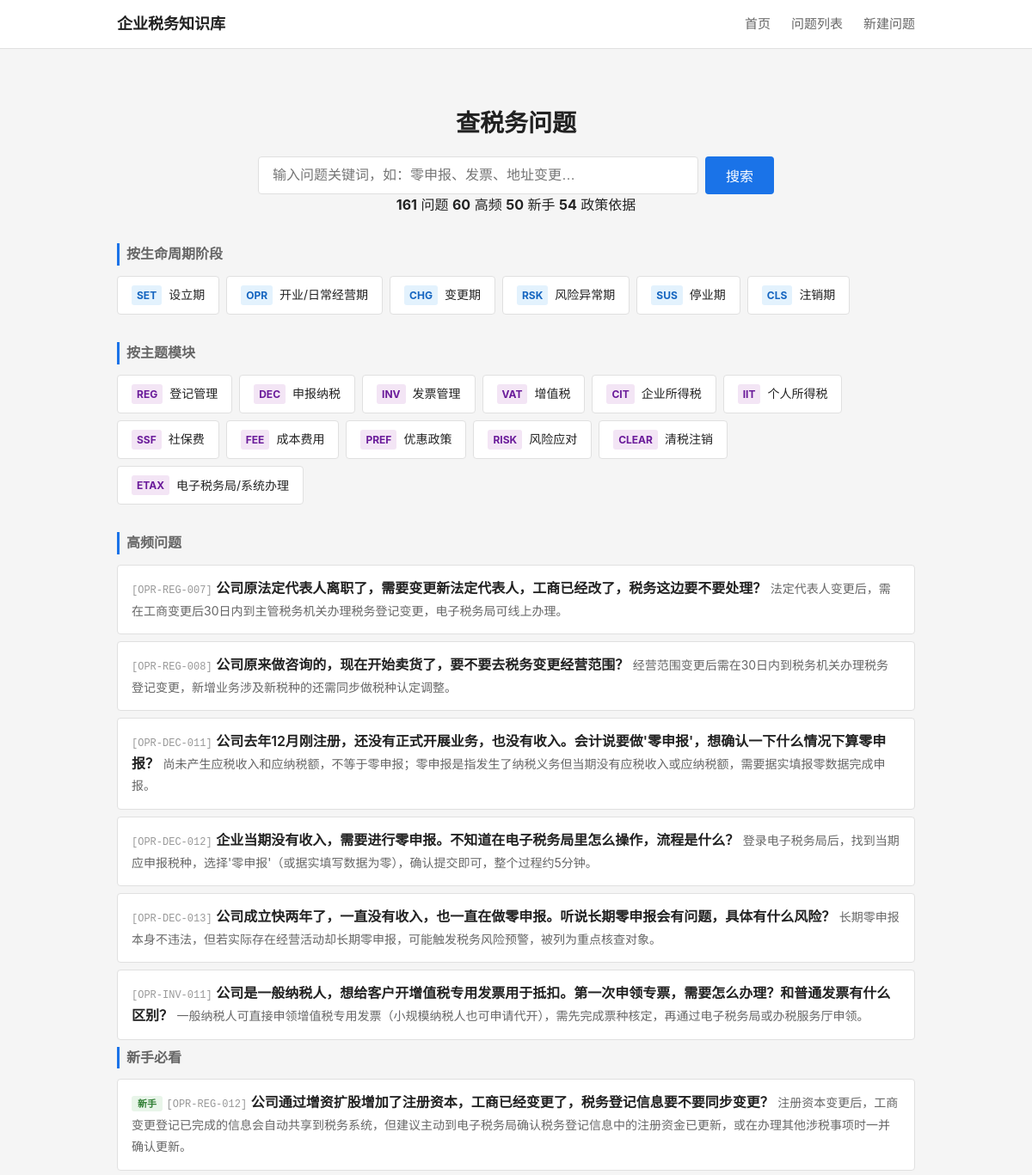
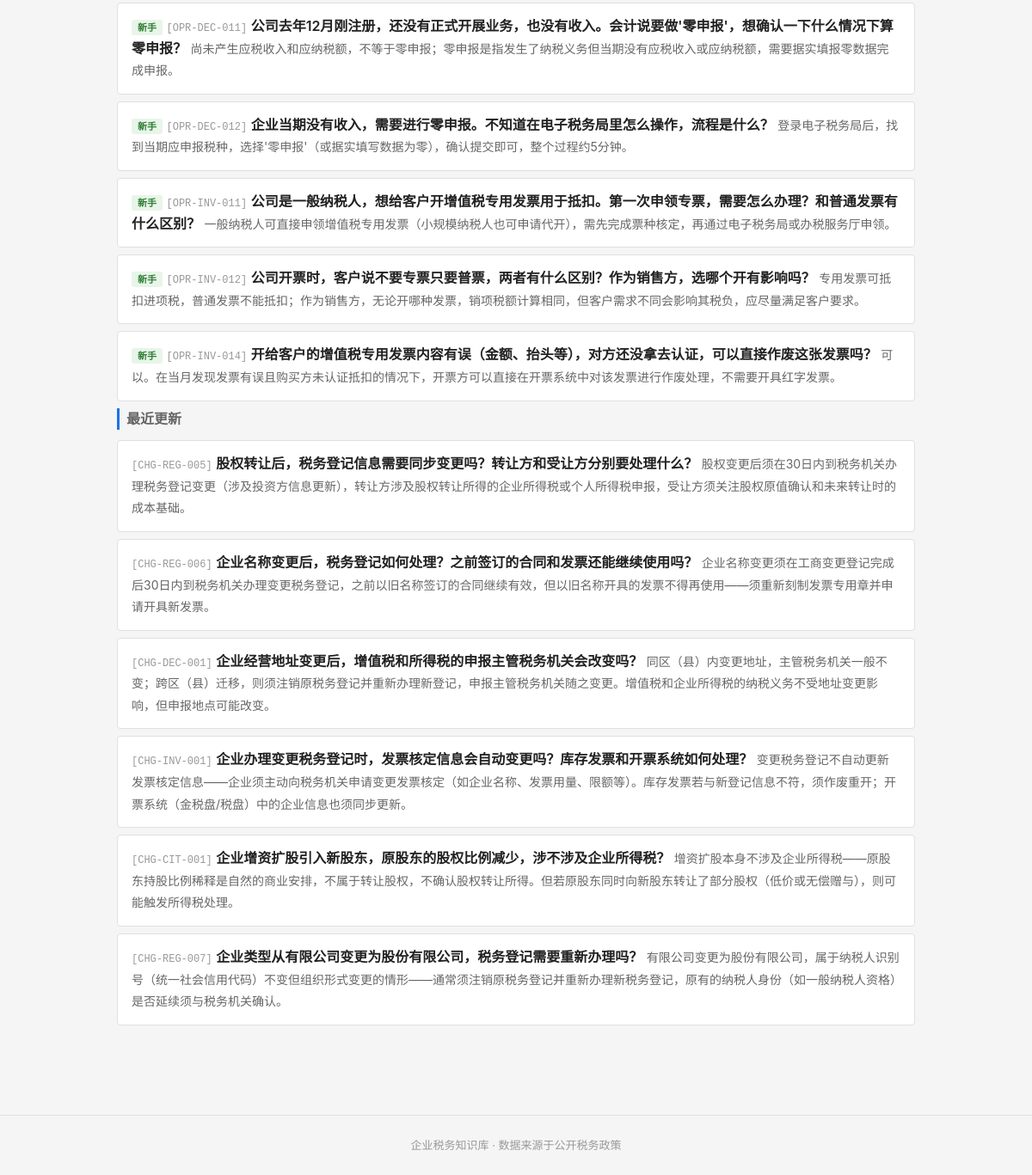
The page / on the database its author committed (2 pictures, top to bottom).
### tables this page shows
CREATE TABLE tag_dict (
    id              INTEGER PRIMARY KEY AUTOINCREMENT,
    tag_code        TEXT NOT NULL UNIQUE,
    tag_name        TEXT NOT NULL,
    tag_category    TEXT,
    parent_id       INTEGER,
    display_order   INTEGER NOT NULL DEFAULT 1,
    status          TEXT NOT NULL DEFAULT 'active',

    FOREIGN KEY (parent_id) REFERENCES tag_dict(id) ON DELETE SET NULL
);

CREATE TABLE question_master (
    id              INTEGER PRIMARY KEY AUTOINCREMENT,
    question_code   TEXT NOT NULL UNIQUE,
    question_title  TEXT NOT NULL,
    question_plain  TEXT NOT NULL,

    -- 分类
    stage_code      TEXT NOT NULL,
    module_code     TEXT NOT NULL,
    question_type   TEXT NOT NULL,

    -- 答案
    one_line_answer TEXT NOT NULL,
    detailed_answer TEXT,
    core_definition TEXT,

    -- 条件与边界
    applicable_conditions TEXT,
    exceptions_boundary   TEXT,

    -- 实务
    practical_steps TEXT,
    risk_warning    TEXT,

    -- 适用范围
    scope_level     TEXT NOT NULL DEFAULT 'scope_national',
    local_region    TEXT,

    -- 确定性
    answer_certainty TEXT NOT NULL DEFAULT 'certain_clear',

    -- 元数据
    keywords        TEXT,
    high_frequency_flag INTEGER NOT NULL DEFAULT 0,
    newbie_flag     INTEGER NOT NULL DEFAULT 0,

    -- 版本管理
    status          TEXT NOT NULL DEFAULT 'draft',
    version_no      INTEGER NOT NULL DEFAULT 1,

    -- 审计字段
    created_at      TEXT NOT NULL DEFAULT (datetime('now')),
    updated_at      TEXT NOT NULL DEFAULT (datetime('now'))
);

### backend/app.py (the view)
    @app.route('/')
    def index():
        from services.question_service import QuestionService
        svc = QuestionService()
        stages = svc.get_stages()
        modules = svc.get_modules()
        high_freq = svc.get_high_frequency(limit=6)
        newbie = svc.get_newbie(limit=6)
        recent = svc.get_recent_updates(limit=6)
        stats = svc.get_stats()
        return render_template('index.html',
                               stages=stages, modules=modules,
                               high_freq=high_freq, newbie=newbie, recent=recent,
                               stats=stats)

### backend/services/question_service.py (called while the page is built)
    def _query(self, sql, params=None):
        conn = sqlite3.connect(self.db_path)
        conn.execute("PRAGMA foreign_keys = ON")
        conn.row_factory = sqlite3.Row
        cur = conn.cursor()
        if params:
            cur.execute(sql, params)
        else:
            cur.execute(sql)
        rows = cur.fetchall()
        conn.close()
        return [dict(r) for r in rows]

    def get_stages(self):
        return self._query("""
            SELECT tag_code, tag_name
            FROM tag_dict
            WHERE tag_category = 'stage'
            ORDER BY display_order
        """)

    def get_modules(self):
        return self._query("""
            SELECT tag_code, tag_name
            FROM tag_dict
            WHERE tag_category = 'module'
            ORDER BY display_order
        """)

    def get_high_frequency(self, limit=10):
        return self._query("""
            SELECT question_code, question_plain, question_title, one_line_answer, stage_code
            FROM question_master
            WHERE status = 'active' AND high_frequency_flag = 1
            ORDER BY updated_at DESC
            LIMIT ?
        """, (limit,))

    def get_newbie(self, limit=10):
        return self._query("""
            SELECT question_code, question_plain, question_title, one_line_answer, stage_code
            FROM question_master
            WHERE status = 'active' AND newbie_flag = 1
            ORDER BY updated_at DESC
            LIMIT ?
        """, (limit,))

    def get_recent_updates(self, limit=10):
        return self._query("""
            SELECT DISTINCT
                q.question_code, q.question_plain, q.question_title, q.one_line_answer,
                q.stage_code, q.updated_at,
                qul.change_summary
            FROM question_master q
            JOIN (
                SELECT question_id, MAX(update_date) as max_date
                FROM question_update_log
                GROUP BY question_id
            ) latest ON q.id = latest.question_id
            JOIN question_update_log qul ON q.id = qul.question_id
                AND qul.update_date = latest.max_date
            WHERE q.status = 'active'
            ORDER BY qul.update_date DESC
            LIMIT ?
        """, (limit,))

### frontend/templates/index.html (shortened to what this page needs)
{% extends "base.html" %}
{% block main %}
<section class="search-section">
    <h1>查税务问题</h1>
    <form action="/questions" method="get" class="search-form">
        <input type="text" name="keyword" placeholder="输入问题关键词，如：零申报、发票、地址变更…" class="search-input">
        <button type="submit" class="search-btn">搜索</button>
    </form>
    {% if stats %}
    <div class="stats-bar">
        <span><strong>{{ stats.total_questions }}</strong> 问题</span>
        <span><strong>{{ stats.total_hf }}</strong> 高频</span>
        <span><strong>{{ stats.total_newbie }}</strong> 新手</span>
        <span><strong>{{ stats.total_policies }}</strong> 政策依据</span>
    </div>
    {% endif %}
</section>
<section class="nav-section">
    <h2 class="section-title">按生命周期阶段</h2>
    <div class="card-grid stage-grid">
        {% for s in stages %}
        <a href="/questions?stage={{ s.tag_code }}" class="card card-stage">
            <span class="card-code">{{ s.tag_code }}</span>
            <span class="card-name">{{ s.tag_name }}</span>
        </a>
        {% endfor %}
    </div>
</section>
<section class="nav-section">
    <h2 class="section-title">按主题模块</h2>
    <div class="card-grid module-grid">
        {% for m in modules %}
        <a href="/questions?module={{ m.tag_code }}" class="card card-module">
            <span class="card-code">{{ m.tag_code }}</span>
            <span class="card-name">{{ m.tag_name }}</span>
        </a>
        {% endfor %}
    </div>
</section>
{% if high_freq %}
<section class="list-section">
    <h2 class="section-title">高频问题</h2>
    <ul class="question-list">
        {% for q in high_freq %}
        <li class="question-item">
            <a href="/question/{{ q.question_code }}" class="question-link">
                <span class="q-code">[{{ q.question_code }}]</span>
                <span class="q-title">{{ q.question_plain }}</span>
                <span class="q-answer">{{ q.one_line_answer }}</span>
            </a>
        </li>
        {% endfor %}
    </ul>
</section>
{% endif %}
{% if newbie %}
<section class="list-section">
    <h2 class="section-title">新手必看</h2>
    <ul class="question-list">
        {% for q in newbie %}
        <li class="question-item">
            <a href="/question/{{ q.question_code }}" class="question-link">
                <span class="q-badge newbie">新手</span>
                <span class="q-code">[{{ q.question_code }}]</span>
                <span class="q-title">{{ q.question_plain }}</span>
                <span class="q-answer">{{ q.one_line_answer }}</span>
            </a>
        </li>
        {% endfor %}
    </ul>
</section>
{% endif %}
{% if recent %}
<section class="list-section">
    <h2 class="section-title">最近更新</h2>
    <ul class="question-list">
        {% for q in recent %}
        <li class="question-item">
            <a href="/question/{{ q.question_code }}" class="question-link">
                <span class="q-code">[{{ q.question_code }}]</span>
                <span class="q-title">{{ q.question_plain }}</span>
                <span class="q-answer">{{ q.one_line_answer }}</span>
            </a>
        </li>
        {% endfor %}
    </ul>
</section>
{% endif %}
{% endblock %}

### frontend/static/css/style.css (style rules this page uses)
:root { --bg: #f5f5f5; --surface: #ffffff; --border: #e0e0e0; --text: #222222; --text-secondary: #666666; --text-light: #999999; --accent: #1a73e8; --accent-hover: #1557b0; --warning-bg: #fff8e1; --warning-border: #ffc107; --exception-bg: #fff3e0; --exception-border: #ff9800; --tag-stage: #e3f2fd; --tag-module: #f3e5f5; --tag-hf: #fce4ec; --tag-newbie: #e8f5e9; --certainty-clear: #c8e6c9; --certainty-condition: #fff9c4; --certainty-dispute: #ffcdd2; }
* { box-sizing: border-box; margin: 0; padding: 0; }
body { font-family: -apple-system, BlinkMacSystemFont, "Segoe UI", Roboto, "Helvetica Neue", Arial, sans-serif; background: var(--bg); color: var(--text); line-height: 1.6; }
a { color: var(--accent); text-decoration: none; }
.search-section { text-align: center; padding: 40px 0 32px; }
.search-section h1 { font-size: 28px; margin-bottom: 16px; }
.search-form { display: flex; gap: 8px; max-width: 600px; margin: 0 auto; }
.search-input { flex: 1; padding: 10px 16px; font-size: 16px; border: 1px solid var(--border); border-radius: 4px; outline: none; }
.search-btn { padding: 10px 24px; font-size: 16px; background: var(--accent); color: white; border: none; border-radius: 4px; cursor: pointer; }
.section-title { font-size: 16px; font-weight: 600; color: var(--text-secondary); margin-bottom: 12px; border-left: 3px solid var(--accent); padding-left: 8px; }
.nav-section { margin-bottom: 32px; }
.card-grid { display: flex; flex-wrap: wrap; gap: 8px; }
.card { display: flex; align-items: center; gap: 8px; padding: 10px 16px; background: var(--surface); border: 1px solid var(--border); border-radius: 4px; transition: border-color 0.15s; }
.card-code { font-size: 12px; font-weight: 700; color: var(--accent); background: #e8f0fe; padding: 2px 6px; border-radius: 3px; }
.card-stage .card-code { background: var(--tag-stage); color: #1565c0; }
.card-module .card-code { background: var(--tag-module); color: #6a1b9a; }
.card-name { font-size: 14px; color: var(--text); }
.question-list { list-style: none; }
.question-item { margin-bottom: 8px; }
.question-link { display: block; padding: 14px 16px; background: var(--surface); border: 1px solid var(--border); border-radius: 4px; }
.q-code { font-size: 12px; color: var(--text-light); font-family: monospace; }
.q-badge { font-size: 11px; padding: 2px 7px; border-radius: 3px; font-weight: 600; }
.q-badge.newbie { background: var(--tag-newbie); color: #2e7d32; }
.q-title { font-size: 16px; font-weight: 600; color: var(--text); margin-bottom: 4px; }
.q-answer { font-size: 14px; color: var(--text-secondary); }

### rows shown on the page
tag_dict: tag_code "SET", tag_name "设立期"
tag_dict: tag_code "OPR", tag_name "开业/日常经营期"
tag_dict: tag_code "CHG", tag_name "变更期"
tag_dict: tag_code "RSK", tag_name "风险异常期"
tag_dict: tag_code "SUS", tag_name "停业期"
tag_dict: tag_code "CLS", tag_name "注销期"
tag_dict: tag_code "REG", tag_name "登记管理"
tag_dict: tag_code "DEC", tag_name "申报纳税"
tag_dict: tag_code "INV", tag_name "发票管理"
tag_dict: tag_code "VAT", tag_name "增值税"
tag_dict: tag_code "CIT", tag_name "企业所得税"
tag_dict: tag_code "IIT", tag_name "个人所得税"
tag_dict: tag_code "SSF", tag_name "社保费"
tag_dict: tag_code "FEE", tag_name "成本费用"
tag_dict: tag_code "PREF", tag_name "优惠政策"
tag_dict: tag_code "RISK", tag_name "风险应对"
tag_dict: tag_code "CLEAR", tag_name "清税注销"
tag_dict: tag_code "ETAX", tag_name "电子税务局/系统办理"
question_master: question_code "OPR-REG-007", question_plain "公司原法定代表人离职了，需要变更新法定代表人，工商已经改了，税务这边要不要处理？", one_line_answer "法定代表人变更后，需在工商变更后30日内到主管税务机关办理税务登记变更，电子税务局可线上办理。"
question_master: question_code "OPR-REG-008", question_plain "公司原来做咨询的，现在开始卖货了，要不要去税务变更经营范围？", one_line_answer "经营范围变更后需在30日内到税务机关办理税务登记变更，新增业务涉及新税种的还需同步做税种认定调整。"
question_master: question_code "OPR-DEC-011", question_plain "公司去年12月刚注册，还没有正式开展业务，也没有收入。会计说要做'零申报'，想确认一下什么情况下算零申报？", one_line_answer "尚未产生应税收入和应纳税额，不等于零申报；零申报是指发生了纳税义务但当期没有应税收入或应纳税额，需要据实填报零数据完成申报。"
question_master: question_code "OPR-DEC-012", question_plain "企业当期没有收入，需要进行零申报。不知道在电子税务局里怎么操作，流程是什么？", one_line_answer "登录电子税务局后，找到当期应申报税种，选择'零申报'（或据实填写数据为零），确认提交即可，整个过程约5分钟。"
question_master: question_code "OPR-DEC-013", question_plain "公司成立快两年了，一直没有收入，也一直在做零申报。听说长期零申报会有问题，具体有什么风险？", one_line_answer "长期零申报本身不违法，但若实际存在经营活动却长期零申报，可能触发税务风险预警，被列为重点核查对象。"
question_master: question_code "OPR-INV-011", question_plain "公司是一般纳税人，想给客户开增值税专用发票用于抵扣。第一次申领专票，需要怎么办理？和普通发票有什么区别？", one_line_answer "一般纳税人可直接申领增值税专用发票（小规模纳税人也可申请代开），需先完成票种核定，再通过电子税务局或办税服务厅申领。"
question_master: question_code "OPR-REG-012", question_plain "公司通过增资扩股增加了注册资本，工商已经变更了，税务登记信息要不要同步变更？", one_line_answer "注册资本变更后，工商变更登记已完成的信息会自动共享到税务系统，但建议主动到电子税务局确认税务登记信息中的注册资金已更新，或在办理其他涉税事项时一并确认更新。"
question_master: question_code "OPR-INV-012", question_plain "公司开票时，客户说不要专票只要普票，两者有什么区别？作为销售方，选哪个开有影响吗？", one_line_answer "专用发票可抵扣进项税，普通发票不能抵扣；作为销售方，无论开哪种发票，销项税额计算相同，但客户需求不同会影响其税负，应尽量满足客户要求。"
question_master: question_code "OPR-INV-014", question_plain "开给客户的增值税专用发票内容有误（金额、抬头等），对方还没拿去认证，可以直接作废这张发票吗？", one_line_answer "可以。在当月发现发票有误且购买方未认证抵扣的情况下，开票方可以直接在开票系统中对该发票进行作废处理，不需要开具红字发票。"
question_master: question_code "CHG-REG-005", question_plain "股权转让后，税务登记信息需要同步变更吗？转让方和受让方分别要处理什么？", one_line_answer "股权变更后须在30日内到税务机关办理税务登记变更（涉及投资方信息更新），转让方涉及股权转让所得的企业所得税或个人所得税申报，受让方须关注股权原值确认和未来转让时的成本基础。"
question_master: question_code "CHG-REG-006", question_plain "企业名称变更后，税务登记如何处理？之前签订的合同和发票还能继续使用吗？", one_line_answer "企业名称变更须在工商变更登记完成后30日内到税务机关办理变更税务登记，之前以旧名称签订的合同继续有效，但以旧名称开具的发票不得再使用——须重新刻制发票专用章并申请开具新发票。"
question_master: question_code "CHG-DEC-001", question_plain "企业经营地址变更后，增值税和所得税的申报主管税务机关会改变吗？", one_line_answer "同区（县）内变更地址，主管税务机关一般不变；跨区（县）迁移，则须注销原税务登记并重新办理新登记，申报主管税务机关随之变更。增值税和企业所得税的纳税义务不受地址变更影响，但申报地点可能改变。"
question_master: question_code "CHG-INV-001", question_plain "企业办理变更税务登记时，发票核定信息会自动变更吗？库存发票和开票系统如何处理？", one_line_answer "变更税务登记不自动更新发票核定信息——企业须主动向税务机关申请变更发票核定（如企业名称、发票用量、限额等）。库存发票若与新登记信息不符，须作废重开；开票系统（金税盘/税盘）中的企业信息也须同步更新。"
question_master: question_code "CHG-CIT-001", question_plain "企业增资扩股引入新股东，原股东的股权比例减少，涉不涉及企业所得税？", one_line_answer "增资扩股本身不涉及企业所得税——原股东持股比例稀释是自然的商业安排，不属于转让股权，不确认股权转让所得。但若原股东同时向新股东转让了部分股权（低价或无偿赠与），则可能触发所得税处理。"
question_master: question_code "CHG-REG-007", question_plain "企业类型从有限公司变更为股份有限公司，税务登记需要重新办理吗？", one_line_answer "有限公司变更为股份有限公司，属于纳税人识别号（统一社会信用代码）不变但组织形式变更的情形——通常须注销原税务登记并重新办理新税务登记，原有的纳税人身份（如一般纳税人资格）是否延续须与税务机关确认。"

### other values the page prints
{{ stats.total_questions }} "161"
{{ stats.total_hf }} "60"
{{ stats.total_newbie }} "50"
{{ stats.total_policies }} "54"
